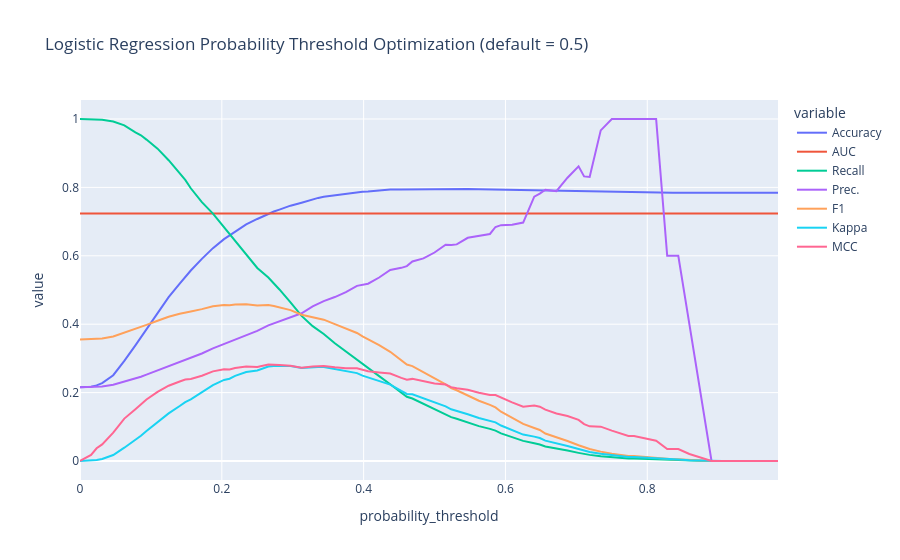

The notebook cell this image was saved under:
### Code cell
# ── B) Escolha do corte de aprovação ────────────────────────────────────────
plot_model(lr_tuned, plot='threshold')

# corte ótimo por métrica (F1, Precision, Recall, ou custo customizado)
lr_thr = optimize_threshold(lr_tuned, optimize='F1')
thr = lr_thr.probability_threshold
print(f"Threshold ótimo (F1): {thr:.4f}")

# corte por custo de negócio: custo FN (default aprovado) vs FP (bom recusado)
from sklearn.metrics import confusion_matrix
custo_fn, custo_fp = 10, 1
grid = np.arange(0.02, 0.60, 0.01)
custos = []
for t in grid:
    tn, fp, fn, tp = confusion_matrix(y, (p >= t).astype(int)).ravel()
    custos.append(fn * custo_fn + fp * custo_fp)
thr_custo = grid[int(np.argmin(custos))]
print(f"Threshold ótimo por custo: {thr_custo:.2f}  (aprovaria {(p < thr_custo).mean():.1%} da carteira)")
